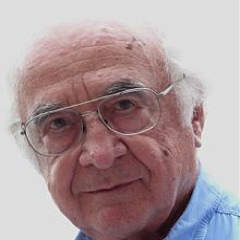
#> input picture slide4/data/meyer_e1.jpg, 240 x 240 px; its folder holds 4 pictures in this run
$ python eigenphil.py
#> lines starting #> are read from the running program, lines starting #| are printed output that depends on the picture
import Image
import numpy as np
import glob

def createImage(v, filename,imsize):
    v.shape = (-1,) #change to 1 dim array
    a, b = v.min(), v.max()
    im = Image.new('L', imsize)
    scaledarray = ((v-a)* 255/(b - a))
    im.putdata(scaledarray)
    im.save(filename)


########## PREPROCESSING ##########

face_vectors = []
for file in glob.glob("data/meyer_e*.jpg"):
    unprocessed_face = Image.open(file)
#> unprocessed_face is the input picture: PIL image 240x240 RGB; mean R, G, B 171.4, 152.8, 155.5

    # Convert to monochrome, which allows for a 2D matrix with black/white values rather than RGB
    unprocessed_face = unprocessed_face.convert('L')
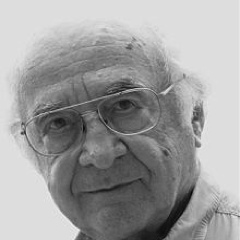
#> unprocessed_face: PIL image 240x240 L; min 6, max 241, mean 158.7
    pixel_matrix = np.array(unprocessed_face) # 2D matrix of pixel intensities

    # Unroll the matrix into a 1D vector for feeding into eigenface algorithm
    face_vectors.append(pixel_matrix.ravel())
#> pass 2 of the loop `for file in glob.glob("data/meyer_e*.jpg"):`:
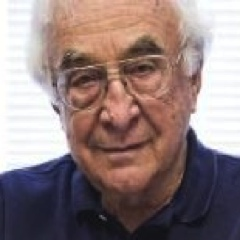
#> input picture slide4/data/meyer_e2.jpg, 240 x 240 px
#> unprocessed_face is the input picture: PIL image 240x240 RGB; mean R, G, B 144.8, 125.7, 124.9
#> `unprocessed_face = unprocessed_face.convert('L')`:
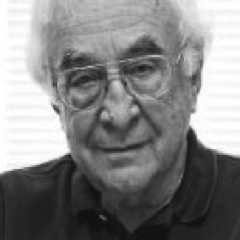
#> unprocessed_face: PIL image 240x240 L; min 10, max 255, mean 131.4
#> pass 3 of the loop `for file in glob.glob("data/meyer_e*.jpg"):`:
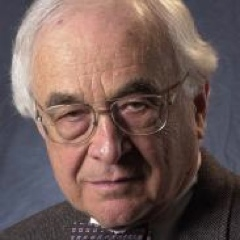
#> input picture slide4/data/meyer_e3.jpg, 240 x 240 px
#> unprocessed_face is the input picture: PIL image 240x240 RGB; mean R, G, B 113.3, 91.4, 87.4
#> `unprocessed_face = unprocessed_face.convert('L')`:
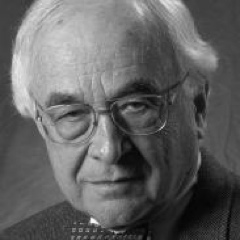
#> unprocessed_face: PIL image 240x240 L; min 2, max 250, mean 97.5
#> the loop made 4 passes; the first 3 are shown


########## EIGENFACE ALGORITHM ##########

# Create a 5 x 57,600-dimensional matrix containing pixel values from the images above
faces = np.array(face_vectors)

# Compute a matrix of elementwise average pixel values for mean centering the pixel matrix
# This is an important step in PCA, as seen in step 2 here: http://en.wikipedia.org/wiki/Eigenface
# And here: http://en.wikipedia.org/wiki/Principal_component_analysis#Discussion
average = np.average(faces, axis=0)
centered_faces = faces - average

# PCA can be performed in several ways, one of which tries to calculate the eigenvectors of a
# covariance matrix, which is described more fully here: http://en.wikipedia.org/wiki/Covariance_matrix
# This creates a covariance matrix based on the mean-centered faces calculated above.
covariance = np.dot(centered_faces, centered_faces.transpose())

# Gets eigenvectors and eigenvalues of covariance matrix. This is basically the PCA step.
# More info on that here: http://en.wikipedia.org/wiki/Eigenvalue,_eigenvector_and_eigenspace
evals, evects = np.linalg.eig(covariance)

# Sort the principal components abd prep them for image generation
reverse_evals = evals.argsort()[::-1]
#> (the run stopped early here; a loop or call above may not have finished)
